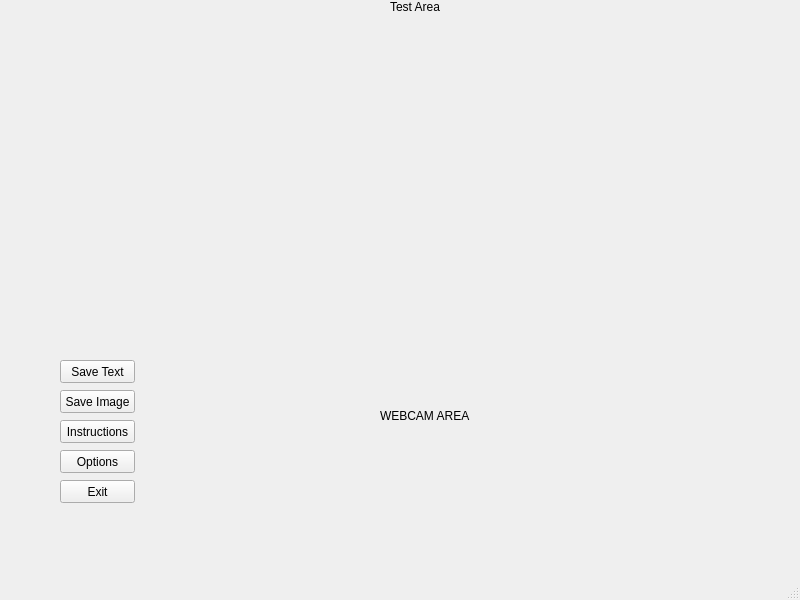
<?xml version="1.0" encoding="UTF-8"?>
<ui version="4.0">
 <class>MainWindow</class>
 <widget class="QMainWindow" name="MainWindow">
  <property name="geometry">
   <rect>
    <x>0</x>
    <y>0</y>
    <width>800</width>
    <height>600</height>
   </rect>
  </property>
  <property name="windowTitle">
   <string>MainWindow</string>
  </property>
  <widget class="QWidget" name="centralwidget">
   <widget class="QPushButton" name="pushButton">
    <property name="geometry">
     <rect>
      <x>60</x>
      <y>360</y>
      <width>75</width>
      <height>23</height>
     </rect>
    </property>
    <property name="text">
     <string>Save Text</string>
    </property>
   </widget>
   <widget class="QPushButton" name="pushButton_2">
    <property name="geometry">
     <rect>
      <x>60</x>
      <y>390</y>
      <width>75</width>
      <height>23</height>
     </rect>
    </property>
    <property name="text">
     <string>Save Image</string>
    </property>
   </widget>
   <widget class="QPushButton" name="pushButton_3">
    <property name="geometry">
     <rect>
      <x>60</x>
      <y>480</y>
      <width>75</width>
      <height>23</height>
     </rect>
    </property>
    <property name="text">
     <string>Exit</string>
    </property>
   </widget>
   <widget class="QPushButton" name="pushButton_4">
    <property name="geometry">
     <rect>
      <x>60</x>
      <y>450</y>
      <width>75</width>
      <height>23</height>
     </rect>
    </property>
    <property name="text">
     <string>Options</string>
    </property>
   </widget>
   <widget class="QPushButton" name="pushButton_5">
    <property name="geometry">
     <rect>
      <x>60</x>
      <y>420</y>
      <width>75</width>
      <height>23</height>
     </rect>
    </property>
    <property name="text">
     <string>Instructions</string>
    </property>
   </widget>
   <widget class="QLabel" name="label">
    <property name="enabled">
     <bool>true</bool>
    </property>
    <property name="geometry">
     <rect>
      <x>390</x>
      <y>0</y>
      <width>400</width>
      <height>270</height>
     </rect>
    </property>
    <property name="maximumSize">
     <size>
      <width>400</width>
      <height>270</height>
     </size>
    </property>
    <property name="autoFillBackground">
     <bool>false</bool>
    </property>
    <property name="text">
     <string>Test Area</string>
    </property>
    <property name="textFormat">
     <enum>Qt::AutoText</enum>
    </property>
    <property name="scaledContents">
     <bool>true</bool>
    </property>
    <property name="alignment">
     <set>Qt::AlignLeading|Qt::AlignLeft|Qt::AlignTop</set>
    </property>
    <property name="wordWrap">
     <bool>true</bool>
    </property>
   </widget>
   <widget class="QLabel" name="label_2">
    <property name="geometry">
     <rect>
      <x>0</x>
      <y>0</y>
      <width>371</width>
      <height>281</height>
     </rect>
    </property>
    <property name="text">
     <string/>
    </property>
    <property name="pixmap">
     <pixmap>C:/Users/Josh/Pictures/Mako.PNG</pixmap>
    </property>
    <property name="scaledContents">
     <bool>true</bool>
    </property>
   </widget>
   <widget class="QLabel" name="label_3">
    <property name="geometry">
     <rect>
      <x>380</x>
      <y>300</y>
      <width>391</width>
      <height>231</height>
     </rect>
    </property>
    <property name="text">
     <string>WEBCAM AREA</string>
    </property>
   </widget>
  </widget>
  <widget class="QMenuBar" name="menubar">
   <property name="geometry">
    <rect>
     <x>0</x>
     <y>0</y>
     <width>800</width>
     <height>21</height>
    </rect>
   </property>
  </widget>
  <widget class="QStatusBar" name="statusbar"/>
 </widget>
 <resources/>
 <connections/>
</ui>
